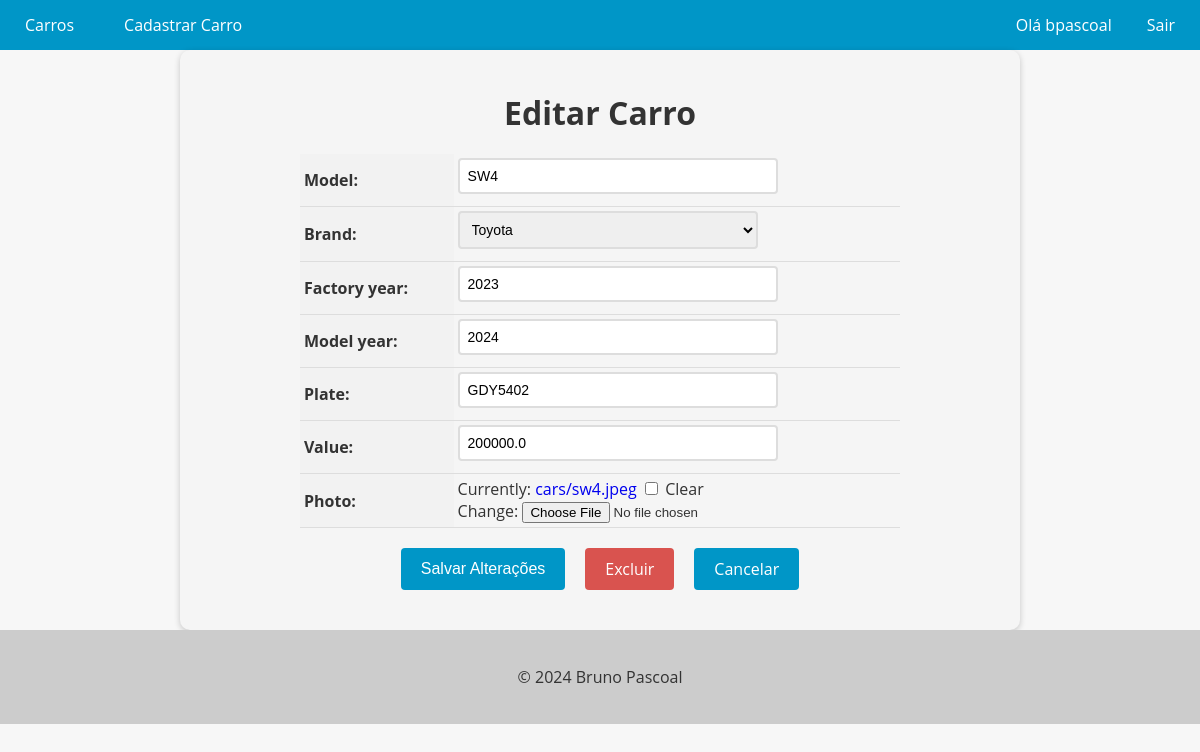
The page /car/9/update/ (signed in) on the database its author committed.
### cars/models.py (models this page shows, shortened)
class Car(models.Model):
    id = models.AutoField(primary_key=True)
    model = models.CharField(max_length=200)
    brand = models.ForeignKey(Brand, on_delete=models.PROTECT, related_name="car_brand")
    factory_year = models.IntegerField(blank=True, null=True)
    model_year = models.IntegerField(blank=True, null=True)
    plate = models.CharField(max_length=10, blank=True, null=True)
    value = models.FloatField(blank=True, null=True)
    photo = models.ImageField(upload_to="cars/", blank=True, null=True)

### cars/views.py (the view, shortened to what this page needs)
# urls.py: path('car/<int:pk>/update/', CarUpdateView.as_view(), name="car_update"),
@method_decorator(login_required(login_url='login'), name='dispatch')
class CarUpdateView(UpdateView):
    model = Car
    form_class = CarModelForm
    template_name = 'car_update.html'

### cars/forms.py (shortened to what this page needs)
class CarModelForm(forms.ModelForm):
    class Meta:
        model = Car
        fields = "__all__"

### cars/models.py (called while the page is built)
    def __str__(self):
        return self.name

### cars/templates/car_update.html (shortened to what this page needs)
{% extends "base.html" %} {% block content %}
<form method="post" enctype="multipart/form-data">
  <h1>Editar Carro</h1>
  <table>
    {{ form.as_table }}
  </table>
  <div>
    <div class="buttons-container">
      <input type="submit" value="Salvar Alterações" class="btn btn-primary" />
      <a href="{% url 'car_delete' pk=object.pk %}" class="btn btn-danger"
        >Excluir
      </a>
      <a href="{% url 'cars_list' %}" class="btn btn-secondary">Cancelar</a>
    </div>
  </div>
</form>
{% endblock %}

### app/templates/base.html (shortened to what this page needs)
<!DOCTYPE html>
<html lang="en">
  <head>
  </head>
  <body>
    <header>
      <nav>
        {% if user.is_authenticated %}
        <ul class="left">
          <li><a href="{% url 'cars_list' %}">Carros</a></li>
          <li><a href="{% url 'new_car' %}">Cadastrar Carro</a></li>
        </ul>
        <ul class="right">
          <li>Olá {{ user.username }}</li>
          <li><a href="{% url 'logout' %}">Sair</a></li>
        </ul>
        {% endif %}
      </nav>
    </header>
    <main>{% block content %} {% endblock %}</main>
    <footer>
      <p>&copy; 2024 Bruno Pascoal</p>
    </footer>
  </body>
</html>

### app/templates/base.html (style rules this page uses)
body { font-family: "Open Sans", sans-serif; background-color: #f7f7f7; color: #333; margin: 0; padding: 0; }
header { background-color: #0096c7; color: #fff; text-align: center; }
footer { background-color: #ccc; color: #333; padding: 20px; text-align: center; }
nav { background-color: #0096c7; color: #fff; height: 50px; display: flex; justify-content: space-between; align-items: center; }
nav ul { list-style: none; margin: 0; padding: 0; display: flex; }
nav ul.left { display: flex; }
nav ul.right { margin-left: auto; display: flex; }
nav ul li { margin: 0 10px; }
nav ul li a { color: #fff; text-decoration: none; font-size: 16px; padding: 15px; transition: all 0.3s ease; }

### cars/templates/car_update.html (style rules this page uses)
form { max-width: 800px; margin: 0 auto; padding: 20px; background-color: #f5f5f5; border-radius: 10px; box-shadow: 0 2px 6px rgba(0, 0, 0, 0.2); }
form h1 { font-size: 2rem; margin-bottom: 20px; text-align: center; }
table { margin: 0 auto; border-collapse: collapse; width: 100%; max-width: 600px; }
th, td { padding: 4px; text-align: left; border-bottom: 1px solid #ddd; }
th { background-color: #f2f2f2; }
input[type="text"], input[type="number"], select, textarea { padding: 8px; font-size: 14px; border: 2px solid #ddd; border-radius: 4px; width: 100%; max-width: 300px; margin-bottom: 8px; transition: border-bottom-color 0.3s ease-in-out; }
.btn { background-color: #0096c7; color: #fff; border: none; padding: 10px 20px; font-size: 16px; border-radius: 4px; cursor: pointer; transition: background-color 0.3s ease-in-out; }
.buttons-container { display: flex; justify-content: center; margin-top: 20px; margin-bottom: 20px; }
.btn { display: inline-block; background-color: #0096c7; color: #fff; border: none; padding: 10px 20px; font-size: 16px; border-radius: 4px; cursor: pointer; transition: background-color 0.3s ease-in-out; margin: 0 10px; }
.btn-danger { background-color: #d9534f; text-decoration: none !important; }
a { text-decoration: none !important; }

### rows shown on the page
Car: model "SW4", brand "Toyota", factory_year "2023", model_year "2024", plate "GDY5402", value "200000.0"

### other values the page prints
{{ user.username }} "bpascoal"
